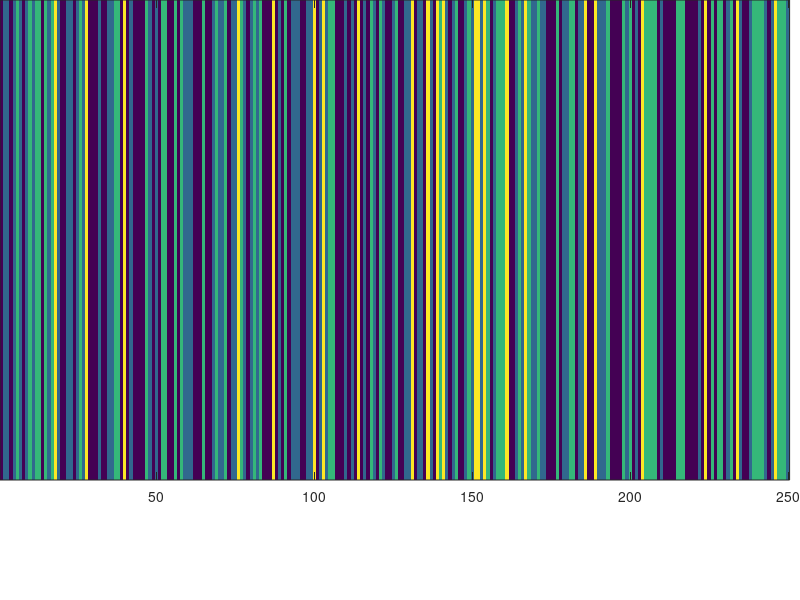

The MATLAB script that drew this image:
%function plotClusters(clusters)
clusters = csvread('clusters_temp.csv');
    scrsz = get(0,'ScreenSize');

    if (size(clusters,1) > size(clusters,2))
        clusters = clusters';
    end
    
    figure('position',[100,scrsz(4)/2,800,100]);

    h = axes;
    set(h,'position',[0,0.2,0.987,0.8]);
    imagesc(clusters);
    set(gca,'YTick',[]);
        
%end

